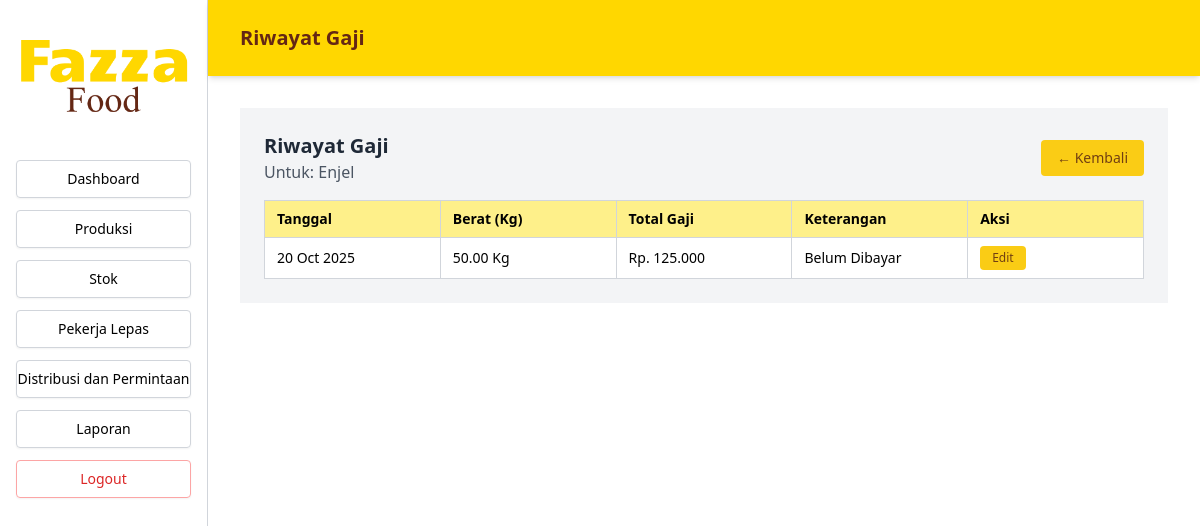
Screenshot of /Index.php?page=riwayat_gaji&id_pekerja=10 (signed in) with the database file from the repository.
### tables this page shows
CREATE TABLE `pekerja_lepas` (
  `id_pekerja` int(11) NOT NULL,
  `nama_pekerja` varchar(100) NOT NULL,
  `kontak` varchar(20) DEFAULT NULL,
  `alamat` text DEFAULT NULL,
  `status_pembayaran` varchar(50) DEFAULT NULL,
  `id_admin` int(11) DEFAULT 1
);

CREATE TABLE `riwayat_gaji` (
  `id_gaji` int(11) NOT NULL,
  `id_pekerja` int(11) DEFAULT NULL,
  `tanggal` date DEFAULT NULL,
  `berat_barang_kg` decimal(10,2) DEFAULT NULL,
  `tarif_per_kg` int(11) DEFAULT NULL,
  `total_gaji` bigint(20) DEFAULT NULL,
  `keterangan` varchar(20) DEFAULT NULL
);

### src/RiwayatGaji.php (the view, shortened to what this page needs)
<?php
include 'koneksi.php';
$id_pekerja = $_GET['id_pekerja'];
$stmt_pekerja = $pdo->prepare("SELECT nama_pekerja FROM pekerja_lepas WHERE id_pekerja = ?");
$stmt_pekerja->execute([$id_pekerja]);
$pekerja = $stmt_pekerja->fetch(PDO::FETCH_ASSOC);
$stmt_riwayat = $pdo->prepare("SELECT * FROM riwayat_gaji WHERE id_pekerja = ? ORDER BY tanggal DESC");
$stmt_riwayat->execute([$id_pekerja]);
$riwayat_list = $stmt_riwayat->fetchAll(PDO::FETCH_ASSOC);
?>
<main class="flex-1 bg-gray-100">
    <section class="p-6 overflow-x-auto">
        <div class="flex justify-between items-center mb-4">
            <div>
                <h2 class="text-xl font-semibold text-gray-800">Riwayat Gaji</h2>
                <p class="text-gray-600">Untuk: <?= htmlspecialchars($pekerja['nama_pekerja']); ?></p>
            </div>
            <a href="Index.php?page=pekerja" class="bg-yellow-400 text-yellow-900 text-sm px-4 py-2 rounded hover:bg-yellow-300 transition-colors">&larr; Kembali</a>
        </div>
        <table class="w-full border border-gray-300 text-sm bg-white text-left">
            <thead class="bg-yellow-200">
                <tr>
                    <th class="border border-gray-300 px-3 py-2 w-40">Tanggal</th>
                    <th class="border border-gray-300 px-3 py-2 w-40">Berat (Kg)</th>
                    <th class="border border-gray-300 px-3 py-2 w-40">Total Gaji</th>
                    <th class="border border-gray-300 px-3 py-2 w-40">Keterangan</th>
                    <th class="border border-gray-300 px-3 py-2 w-40">Aksi</th>
                </tr>
            </thead>
            <tbody>
                <?php if (empty($riwayat_list)): ?>
                    <tr>
                        <td colspan="5" class="p-4 text-center text-gray-500">Belum ada riwayat gaji untuk pekerja ini.</td>
                    </tr>
                <?php else: ?>
                    <?php foreach ($riwayat_list as $item): ?>
                        <tr class="border-b">
                            <td class="border border-gray-300 px-3 py-2 w-"><?= htmlspecialchars(date('d M Y', strtotime($item['tanggal']))); ?></td>
                            <td class="border border-gray-300 px-3 py-2 w-40"><?= htmlspecialchars($item['berat_barang_kg']); ?> Kg</td>
                            <td class="border border-gray-300 px-3 py-2 w-40">Rp. <?= number_format($item['total_gaji'], 0, ',', '.'); ?></td>
                            <td class="border border-gray-300 px-3 py-2 w-40"><?= htmlspecialchars($item['keterangan']); ?></td>
                            <td class="border border-gray-300 px-3 py-2 w-40">
                                <button
                                    onclick="openModal(<?= $item['id_gaji']; ?>, '<?= $item['tanggal']; ?>', '<?= $item['berat_barang_kg']; ?>', '<?= $item['total_gaji']; ?>', '<?= $item['keterangan']; ?>')"
                                    class="bg-yellow-400 hover:bg-yellow-600 text-yellow-900 text-xs px-3 py-1 rounded">
                                    Edit
                                </button>
                            </td>
                        </tr>
                    <?php endforeach; ?>
                <?php endif; ?>
            </tbody>
        </table>
    </section>
</main>

### rows the page displays
pekerja_lepas: nama_pekerja "Enjel"
riwayat_gaji: tanggal "20 Oct 2025", berat_barang_kg "50.00", total_gaji "125.000", keterangan "Belum Dibayar"

### other values shown
$label "Dashboard"
$label "Produksi"
$label "Stok"
$label "Pekerja Lepas"
$label "Distribusi dan Permintaan"
$label "Laporan"
str_replace('_', ' ', $page) "Riwayat Gaji"
